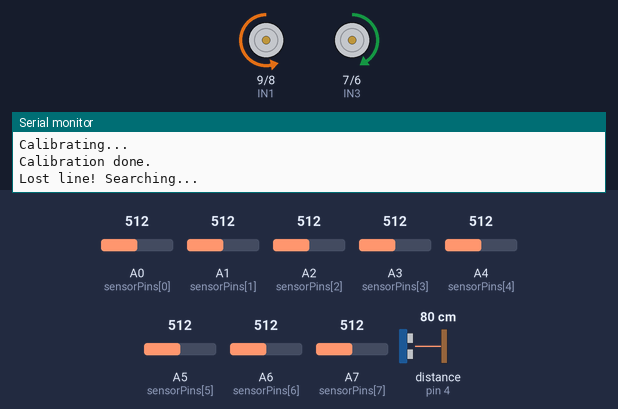
The sketch below on a simulated Arduino Nano, built with avr-gcc and run on an emulated ATmega328P. On the bench: motor-driver pin pairs drawn as motors (green arrow = first pin HIGH = forward, orange = second pin HIGH = backward, longer = more drive, scaled by the enable pin), the last lines printed to the serial monitor. Wiring (inferred from the names in the program): ultrasonic range finder: trigger pin 3; echo pin 4. The inputs (shaded band) are chosen by the test bench; at power-on: A0 (sensorPins[0]) = 512, A5 (sensorPins[5]) = 512, A1 (sensorPins[1]) = 512, A3 (sensorPins[3]) = 512, A2 (sensorPins[2]) = 512, A6 (sensorPins[6]) = 512, A4 (sensorPins[4]) = 512, A7 (sensorPins[7]) = 512, distance to the obstacle (sensor on pin 4) 80 cm. The echo pulse lasts 58.3 µs per cm.

Above: at 4.2 s.
4.3 s: A0 (sensorPins[0]) set to 524
At 5.4 s:
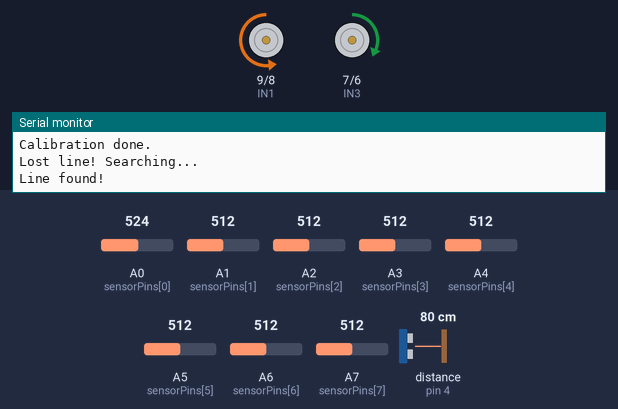
6.0 s: A5 (sensorPins[5]) set to 521
At 7.5 s:
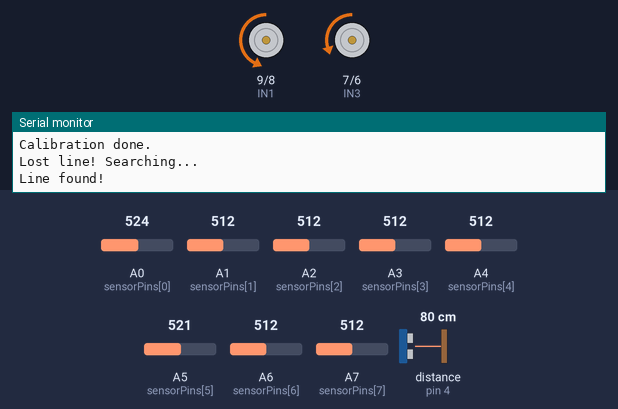
8.6 s: A1 (sensorPins[1]) set to 521
At 10.0 s:
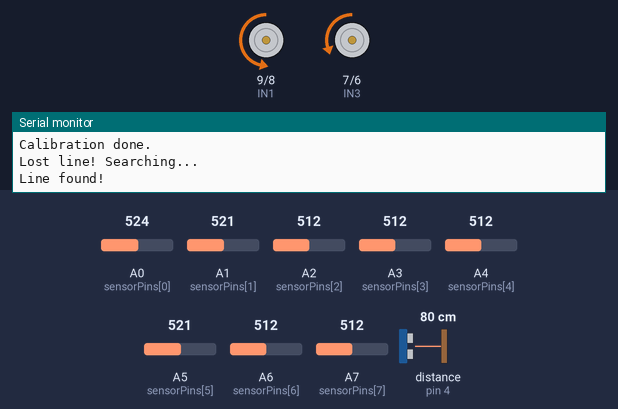
10.3 s: A3 (sensorPins[3]) set to 610
At 11.2 s:
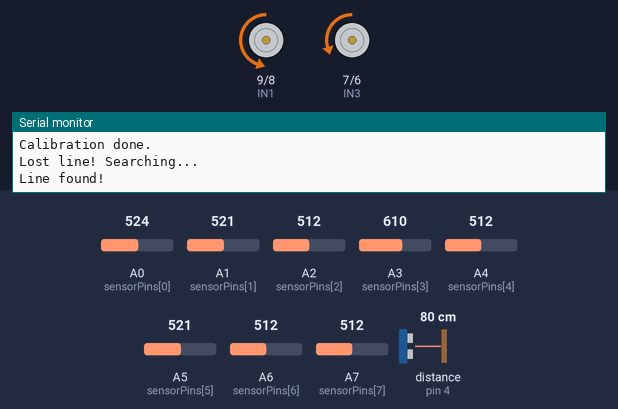
12.0 s: A2 (sensorPins[2]) set to 610
At 12.6 s:
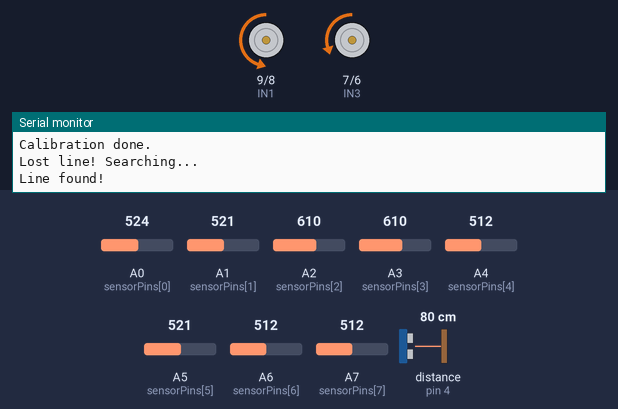
13.6 s: A6 (sensorPins[6]) set to 610
At 14.2 s:
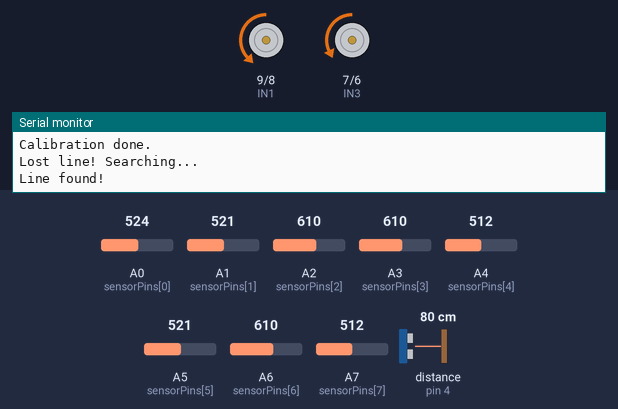
Timing chart, 0 to 16.6 s (numbered marks = the images above; inputs shaded):
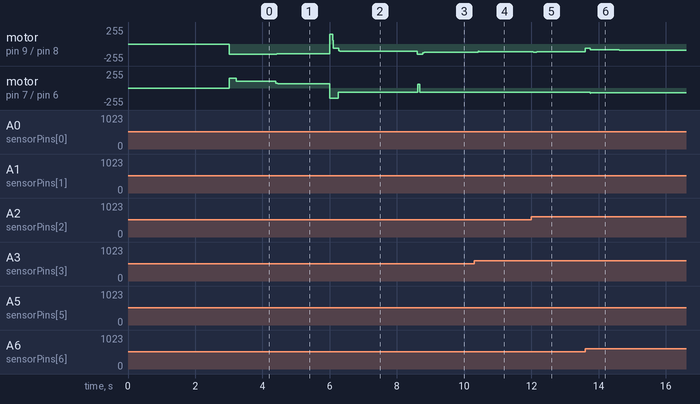

Measured:
- the behaviour switches between 512 and 513 on A5 (sensorPins[5]) (found by bisection; images 1 and 2)
- after the input at 4.3 s, motor on pin 9 (IN1) / pin 8 (IN2): backward 150/255 → backward 145/255 after 0.12 s; motor on pin 7 (IN3) / pin 6 (IN4): forward 101/255 → forward 65/255 after 0.10 s
- after the input at 6.0 s, motor on pin 7 (IN3) / pin 6 (IN4): forward 65/255 → backward 150/255 at once, → backward 60/255 0.25 s later
- after the input at 8.6 s, motor on pin 9 (IN1) / pin 8 (IN2): backward 110/255 → backward 150/255 at once, → backward 125/255 0.16 s later; motor on pin 7 (IN3) / pin 6 (IN4): backward 60/255 → forward 60/255 at once, → backward 60/255 0.06 s later
- after the input at 10.3 s, motor on pin 9 (IN1) / pin 8 (IN2): backward 125/255 → backward 116/255 after 0.12 s, → backward 117/255 0.16 s later
- after the input at 12.0 s, motor on pin 9 (IN1) / pin 8 (IN2): backward 117/255 → backward 119/255 after 0.05 s
- after the input at 13.6 s, motor on pin 9 (IN1) / pin 8 (IN2): backward 119/255 → backward 60/255 at once, → backward 89/255 0.14 s later, → backward 90/255 0.87 s later; motor on pin 7 (IN3) / pin 6 (IN4): backward 60/255 → backward 70/255 after 0.15 s

The sketch:

LINE_FOLLOWER.ino
```cpp
#define DIGITAL_SENSORS false
#define threshold_value 600

// --- ULTRASONIC SENSOR SETTINGS ---
#define TRIG_PIN 3   // Trigger pin for obstacle detection
#define ECHO_PIN 4   // Echo pin for obstacle detection
#define STOP_DISTANCE 20 // cm (stop if obstacle is closer than this)
// ----------------------------------

const uint8_t sensorPins[8] = {A0,A1,A2,A3,A4,A5,A6,A7};
const float sensorWeight[8] = {3.5, 2.5, 1.5, 0.5, -0.5, -1.5, -2.5, -3.5};

const uint8_t ENA = 10;
const uint8_t IN1 = 9;
const uint8_t IN2 = 8;

const uint8_t ENB = 5;
const uint8_t IN3 = 7;
const uint8_t IN4 = 6;

float Kp = 30.0;
float Ki = 0.0;
float Kd = 15.0;

int baseSpeed = 80;
int maxSpeed  = 150;
int minSpeed  = 60;

float integral = 0.0;
float prevError = 0.0;
unsigned long prevTime = 0;
float alpha = 0.9;
float lastDerivative = 0.0;

int thresholds[8];
int rawMax[8], rawMin[8];
bool calibrated = false;

struct SensorResult {
  float position;
  bool onLine;
  int raw[8];
};

// --- Ultrasonic ---
int getDistance() {
  digitalWrite(TRIG_PIN, LOW);
  delayMicroseconds(2);
  digitalWrite(TRIG_PIN, HIGH);
  delayMicroseconds(10);
  digitalWrite(TRIG_PIN, LOW);
  long duration = pulseIn(ECHO_PIN, HIGH, 5000);
  if (duration == 0) return 999; // No echo means no obstacle
  return duration * 0.034 / 2;   // Convert to cm
}

// --- Motor Control ---
void driveMotorLeft(int pwm) {
  if (pwm >= 0) {
    digitalWrite(IN1, LOW);
    digitalWrite(IN2, HIGH);
    analogWrite(ENA, constrain(pwm,0,255));
  } else {
    digitalWrite(IN1, HIGH);
    digitalWrite(IN2, LOW);
    analogWrite(ENA, constrain(-pwm,0,255));
  }
}

void driveMotorRight(int pwm) {
  if (pwm >= 0) {
    digitalWrite(IN4, HIGH);
    digitalWrite(IN3, LOW);
    analogWrite(ENB, constrain(pwm,0,255));
  } else {
    digitalWrite(IN4, LOW);
    digitalWrite(IN3, HIGH);
    analogWrite(ENB, constrain(-pwm,0,255));
  }
}

void stopMotors() {
  digitalWrite(IN1, LOW);
  digitalWrite(IN2, LOW);
  analogWrite(ENA, 0);
  digitalWrite(IN3, LOW);
  digitalWrite(IN4, LOW);
  analogWrite(ENB, 0);
}

// --- Sensor Reading ---
SensorResult readSensors() {
  SensorResult r;
  float weightedSum = 0.0;
  float total = 0.0;
  r.onLine = false;

  for (int i=0;i<8;i++) {
    int value = analogRead(sensorPins[i]);
    r.raw[i] = value;
    float activated = (!calibrated) ? (value > threshold_value) : (value > thresholds[i]);
    if (activated) {
      r.onLine = true;
      weightedSum += sensorWeight[i];
      total += 1.0;
    }
  }

  if (r.onLine && total > 0) {
    r.position = weightedSum / total;
  } else {
    r.position = (prevError >= 0) ? 3.5 : -3.5;
  }
  return r;
}

// --- Calibration ---
void calibrateSensors(int cycles = 200, int delayMs = 5) {
  for (int i=0;i<8;i++) {
    rawMax[i] = 0;
    rawMin[i] = 1023;
  }
  unsigned long start = millis();
  while (millis() - start < cycles * delayMs) {
    for (int i=0;i<8;i++) {
      int v = analogRead(sensorPins[i]);
      if (v > rawMax[i]) rawMax[i] = v;
      if (v < rawMin[i]) rawMin[i] = v;
    }
    delay(delayMs);
  }
  for (int i=0;i<8;i++) {
    thresholds[i] = (rawMax[i] + rawMin[i]) / 2;
  }
  calibrated = true;
}

void setup() {
  Serial.begin(9600);
  pinMode(TRIG_PIN, OUTPUT);
  pinMode(ECHO_PIN, INPUT);
  pinMode(ENA, OUTPUT);
  pinMode(ENB, OUTPUT);
  pinMode(IN1, OUTPUT);
  pinMode(IN2, OUTPUT);
  pinMode(IN3, OUTPUT);
  pinMode(IN4, OUTPUT);

  Serial.println("Calibrating...");
  delay(1000);
  calibrateSensors(400, 5);
  Serial.println("Calibration done.");
  prevTime = millis();
}

void loop() {
  // --- Obstacle Detection ---
  int distance = getDistance();
  if (distance > 0 && distance < STOP_DISTANCE) {
    stopMotors();
    Serial.print("OBSTACLE DETECTED: "); Serial.print(distance); Serial.println(" cm");

    // Wait until obstacle is removed
    while (getDistance() < STOP_DISTANCE) {
      delay(50);
    }
    Serial.println("Obstacle cleared. Resuming...");
  }

  unsigned long now = millis();
  if (now - prevTime < 3) return;
  float dt = (now - prevTime) / 1000.0;
  if (dt <= 0) dt = 0.001;

  SensorResult s = readSensors();
  float error = s.position;

  // --- Directional Lost Line Recovery ---
  static unsigned long lostLineTime = millis();
  if (!s.onLine) {
    if (millis() - lostLineTime > 200) {
      stopMotors();
      Serial.println("Lost line! Searching...");

      // Turn toward last known direction
      if (prevError > 0) {
        driveMotorLeft(80);
        driveMotorRight(-80);
      } else {
        driveMotorLeft(-80);
        driveMotorRight(80);
      }

      // Keep turning until line is found
      while (!readSensors().onLine) {
        delay(10);
      }
      Serial.println("Line found!");
    }
  } else {
    lostLineTime = millis();
  }

  // --- Deadband for straight motion ---
  if (fabs(error) < 0.2) {
    driveMotorLeft(baseSpeed);
    driveMotorRight(baseSpeed);
    prevError = error;
    prevTime = now;
    return;
  }

  // PID Calculation
  integral += error * dt;
  integral = constrain(integral, -200.0, 200.0);
  float derivative = (error - prevError) / dt;
  lastDerivative = alpha * lastDerivative + (1.0 - alpha) * derivative;

  // Dynamic PID tuning
  float dynamicKp = (fabs(error) < 1.0) ? Kp * 0.5 : Kp;
  float dynamicKd = (fabs(error) < 1.0) ? Kd * 0.5 : Kd;

  float output = dynamicKp * error + Ki * integral + dynamicKd * lastDerivative;

  int currentBaseSpeed = baseSpeed;
  if (fabs(error) > 2.5) currentBaseSpeed = baseSpeed / 2;

  float leftSpeedF = currentBaseSpeed + output;
  float rightSpeedF = currentBaseSpeed - output;

  int leftPWM = constrain(abs(leftSpeedF), minSpeed, maxSpeed);
  int rightPWM = constrain(abs(rightSpeedF), minSpeed, maxSpeed);

  int leftSigned = (leftSpeedF >= 0) ? leftPWM : -leftPWM;
  int rightSigned = (rightSpeedF >= 0) ? rightPWM : -rightPWM;

  driveMotorLeft(leftSigned);
  driveMotorRight(rightSigned);

  prevError = error;
  prevTime = now;
}
```
